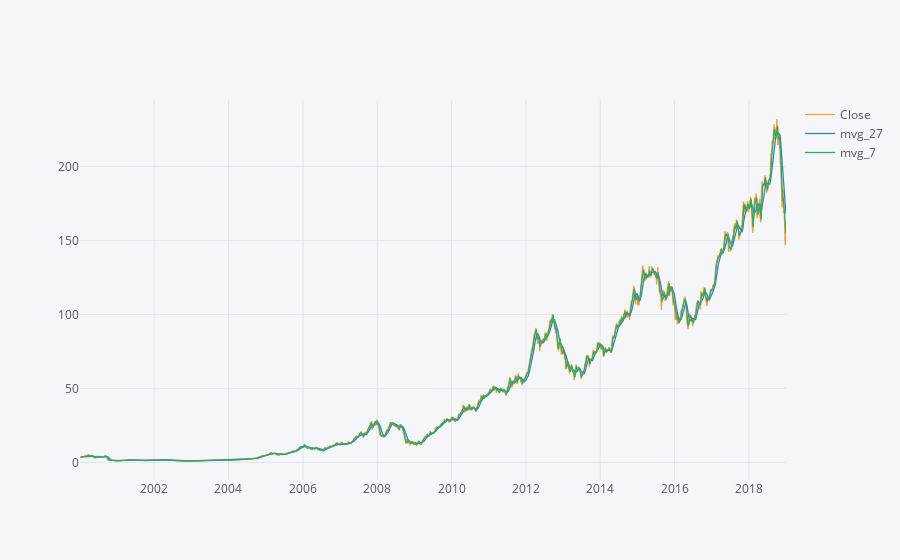

Notebook code for this chart:
### Code cell
data[['Close','mvg_27','mvg_7']].iplot()

### Figure 1 — Plotly figure (JSON) as saved in the notebook; plotly's stock layout.template omitted (floating-point values rounded to 4 significant figures; data arrays with more than 128 entries replaced by an {"elided": "..."} marker saying what was removed)
{"data": [{"line": {"color": "rgba(255, 153, 51, 1.0)", "dash": "solid", "shape": "linear", "width": 1.3}, "mode": "lines", "name": "Close", "text": "", "type": "scatter", "uid": "7675fc78-ce11-482d-bb1f-45ff5b00e2da", "x": {"elided": "4779 str values"}, "y": {"elided": "4779 float values"}}, {"line": {"color": "rgba(55, 128, 191, 1.0)", "dash": "solid", "shape": "linear", "width": 1.3}, "mode": "lines", "name": "mvg_27", "text": "", "type": "scatter", "uid": "f0f92cae-d772-4049-9dbd-6e1c8813626e", "x": {"elided": "4779 str values"}, "y": {"elided": "4779 mixed values"}}, {"line": {"color": "rgba(50, 171, 96, 1.0)", "dash": "solid", "shape": "linear", "width": 1.3}, "mode": "lines", "name": "mvg_7", "text": "", "type": "scatter", "uid": "f7a953b8-ba6c-471d-9f59-27ab5b5e7999", "x": {"elided": "4779 str values"}, "y": {"elided": "4779 mixed values"}}], "layout": {"legend": {"bgcolor": "#F5F6F9", "font": {"color": "#4D5663"}}, "paper_bgcolor": "#F5F6F9", "plot_bgcolor": "#F5F6F9", "title": {"font": {"color": "#4D5663"}}, "xaxis": {"gridcolor": "#E1E5ED", "showgrid": true, "tickfont": {"color": "#4D5663"}, "title": {"font": {"color": "#4D5663"}, "text": ""}, "zerolinecolor": "#E1E5ED"}, "yaxis": {"gridcolor": "#E1E5ED", "showgrid": true, "tickfont": {"color": "#4D5663"}, "title": {"font": {"color": "#4D5663"}, "text": ""}, "zerolinecolor": "#E1E5ED"}}}
